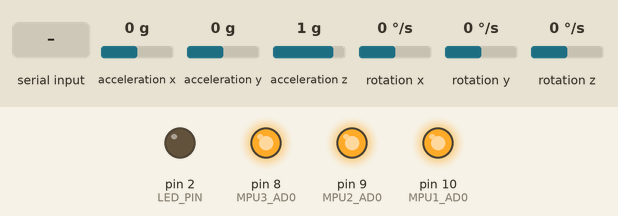
A sketch run on a simulated Arduino Uno, built with avr-gcc and run on an emulated ATmega328P. Parts: output pins drawn as LEDs (lit = HIGH). Inputs (shaded band) come from the test bench; at power-on: acceleration x 0 g, acceleration y 0 g, acceleration z 1 g, rotation x 0 °/s, rotation y 0 °/s, rotation z 0 °/s. What the sketch prints to the serial monitor is not drawn.

Above: at 1.4 s.
1.5 s: "1" received over Serial
At 2.86 s:
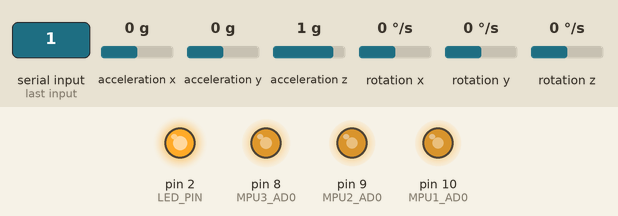
4.5 s: "0" received over Serial
At 6.6 s:
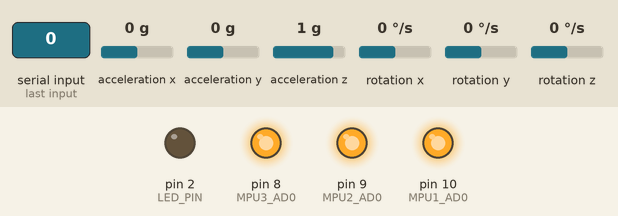
7.0 s: "2" received over Serial
At 8.05 s:
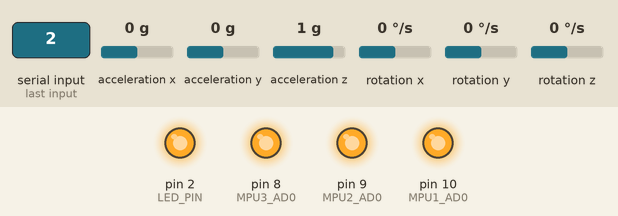
Timing chart, 0 to 20.0 s (numbered marks = the images above; inputs shaded):
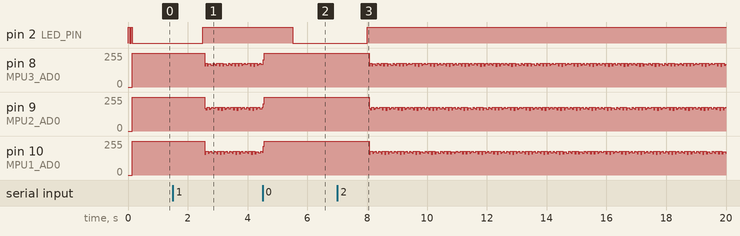

Measured:
- after the input at 1.5 s, pin 2 (LED_PIN): LOW → HIGH after 1.0 s
- after the input at 4.5 s, pin 2 (LED_PIN): HIGH → LOW after 1.0 s
- after the input at 7.0 s, pin 2 (LED_PIN): LOW → HIGH after 1.0 s

The sketch:

MultipleIMU.ino
```cpp
#include "I2Cdev.h"
#include "MPU6050.h"

#if I2CDEV_IMPLEMENTATION == I2CDEV_ARDUINO_WIRE
    #include "Wire.h"
#endif

// class default I2C address is 0x68
// specific I2C addresses may be passed as a parameter here
// AD0 low = 0x68 (default for InvenSense evaluation board)
// AD0 high = 0x69
MPU6050 accelgyro1;
#define MPU1_AD0 10

MPU6050 accelgyro2;
#define MPU2_AD0 9

MPU6050 accelgyro3;
#define MPU3_AD0 8

#define  LED_PIN 2

int16_t ax, ay, az, gx, gy, gz;
int16_t ax_offset[] = {3736, 347, 3356};
int16_t ay_offset[] = {3679, 1736, -1592};
int16_t az_offset[] = {-1552, -1576, -841};
int16_t gx_offset[] = {64, 187, 549};
int16_t gy_offset[] = {29, 194, 800};
int16_t gz_offset[] = {-41, 10, 405};
int ad0s[] = {MPU1_AD0, MPU2_AD0, MPU3_AD0};
MPU6050* boards[] = {&accelgyro1, &accelgyro2, &accelgyro3};

bool start = false;

unsigned long t0, diference;

void setup() {
    // join I2C bus (I2Cdev library doesn't do this automatically)
    #if I2CDEV_IMPLEMENTATION == I2CDEV_ARDUINO_WIRE
        Wire.begin();
    #elif I2CDEV_IMPLEMENTATION == I2CDEV_BUILTIN_FASTWIRE
        Fastwire::setup(400, true);
    #endif

    pinMode(LED_PIN, OUTPUT);
    digitalWrite(LED_PIN, HIGH);
    delay(50);
    digitalWrite(LED_PIN, LOW);
    delay(50);
    digitalWrite(LED_PIN, HIGH);
    delay(50);
    digitalWrite(LED_PIN, LOW);

    Serial.begin(115200);

    pinMode(MPU1_AD0, OUTPUT);
    digitalWrite(MPU1_AD0, HIGH);

    pinMode(MPU2_AD0, OUTPUT);
    digitalWrite(MPU2_AD0, HIGH);

    pinMode(MPU3_AD0, OUTPUT);
    digitalWrite(MPU3_AD0, HIGH);

    delay(100);

    Serial.println("Initializing I2C devices...");

    //  SETUP FIRST MPU
    digitalWrite(MPU1_AD0, LOW);
    accelgyro1.initialize();
    Serial.println("Testing MPU1 connections...");
    Serial.println(accelgyro1.testConnection() ? "MPU1 connection successful" : "MPU1 connection failed");
    accelgyro1.setXAccelOffset(0);
    accelgyro1.setYAccelOffset(0);
    accelgyro1.setZAccelOffset(0);
    accelgyro1.setXGyroOffset(0);
    accelgyro1.setYGyroOffset(0);
    accelgyro1.setZGyroOffset(0);
    accelgyro1.setFullScaleAccelRange(3);
    digitalWrite(MPU1_AD0, HIGH);

    //  SETUP SECOND MPU
    digitalWrite(MPU2_AD0, LOW);
    accelgyro2.initialize();
    Serial.println("Testing MPU2 connections...");
    Serial.println(accelgyro2.testConnection() ? "MPU2 connection successful" : "MPU2 connection failed");
    accelgyro2.setXAccelOffset(0);
    accelgyro2.setYAccelOffset(0);
    accelgyro2.setZAccelOffset(0);
    accelgyro2.setXGyroOffset(0);
    accelgyro2.setYGyroOffset(0);
    accelgyro2.setZGyroOffset(0);
    accelgyro2.setFullScaleAccelRange(3);
    digitalWrite(MPU2_AD0, HIGH);

    //  SETUP THIRD MPU
    digitalWrite(MPU3_AD0, LOW);
    accelgyro3.initialize();
    Serial.println("Testing MPU3 connections...");
    Serial.println(accelgyro3.testConnection() ? "MPU3 connection successful" : "MPU3 connection failed");
    accelgyro3.setXAccelOffset(0);
    accelgyro3.setYAccelOffset(0);
    accelgyro3.setZAccelOffset(0);
    accelgyro3.setXGyroOffset(0);
    accelgyro3.setYGyroOffset(0);
    accelgyro3.setZGyroOffset(0);
    accelgyro3.setFullScaleAccelRange(3);
    digitalWrite(MPU3_AD0, HIGH);
    Serial.println("Ready to Start");


}

void loop() {
  if (Serial.available() && !start) {
    String dump = Serial.readString();
    start = true;
    t0 = micros();
    digitalWrite(LED_PIN, HIGH);
  }
  if (Serial.available() && start) {
    String dump = Serial.readString();
    start = false;
    digitalWrite(LED_PIN, LOW);
  }
  if (start) {
    for (uint8_t j = 0; j < 3; j++) {
      digitalWrite(ad0s[j], LOW);
      boards[j]->getMotion6(&ax, &ay, &az, &gx, &gy, &gz);
      ax -= ax_offset[j];
      ay -= ay_offset[j];
      az -= az_offset[j];
      gx -= gx_offset[j];
      gy -= gy_offset[j];
      gz -= gz_offset[j];
      digitalWrite(ad0s[j], HIGH);
      Serial.write((uint8_t)(ax >> 8)); Serial.write((uint8_t)(ax & 0xFF));
      Serial.write((uint8_t)(ay >> 8)); Serial.write((uint8_t)(ay & 0xFF));
      Serial.write((uint8_t)(az >> 8)); Serial.write((uint8_t)(az & 0xFF));
      Serial.write((uint8_t)(gx >> 8)); Serial.write((uint8_t)(gx & 0xFF));
      Serial.write((uint8_t)(gy >> 8)); Serial.write((uint8_t)(gy & 0xFF));
      Serial.write((uint8_t)(gz >> 8)); Serial.write((uint8_t)(gz & 0xFF));
    }
    diference = micros() - t0;
    Serial.write((byte)(diference >> 24));
    Serial.write((byte)((diference >> 16)&0x000000FF));
    Serial.write((byte)((diference >> 8)&0x000000FF));
    Serial.write((byte)(diference & 0x000000FF));
  }
}
```
